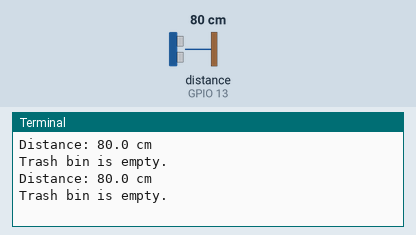
A program run on a simulated Raspberry Pi (BCM pin numbers). Parts: the last lines printed to the terminal. Inputs (shaded band) come from the test bench; at power-on: distance to the obstacle (sensor on GPIO 13) 80 cm. The echo pulse lasts 58.3 µs per cm; the clock reads 2024-03-15 10:24:30 at power-on unless the program sets it.

Above: at 1.2 s.
1.3 s: distance to the obstacle (sensor on GPIO 13) set to 2 cm
At 2.7 s:
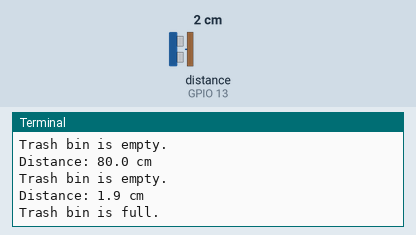
4.5 s: distance to the obstacle (sensor on GPIO 13) set to 18 cm
At 5.8 s:
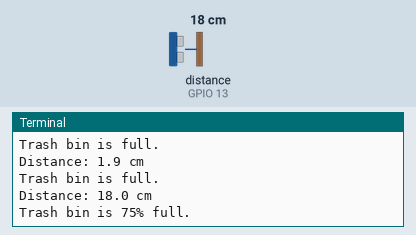
Timing chart, 0 to 7.5 s (numbered marks = the images above; inputs shaded):
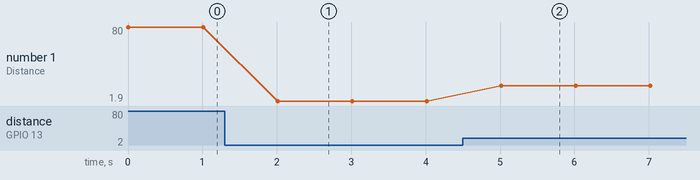

Measured:
- after the input at 1.3 s, the terminal: prints a new line after 0.71 s (image 1)
- after the input at 4.5 s, the terminal: prints a new line after 0.52 s (image 2)
- plotted number 1: 80 → 1.9 after the input at 1.3 s, 1.9 → 18 after the input at 4.5 s

The program:

bin_level.py
```python
import RPi.GPIO as GPIO
import time

GPIO.setmode(GPIO.BCM)

TRIGGER_PIN =6
ECHO_PIN = 13

GPIO.setup(TRIGGER_PIN, GPIO.OUT)
GPIO.setup(ECHO_PIN, GPIO.IN)

def distance():
    GPIO.output(TRIGGER_PIN, True)
    time.sleep(0.00001)
    GPIO.output(TRIGGER_PIN, False)

    start = time.time()
    while GPIO.input(ECHO_PIN)==0:
        start = time.time()

    while GPIO.input(ECHO_PIN)==1:
        stop = time.time()

    elapsed = stop-start
    distance = elapsed * 17150
    return distance

thresh = [45, 33, 20, 10, 0]

try:
    while True:
        dist = distance()
        print ("Distance: %.1f cm" % dist)
        if dist >= thresh[0]:
            print("Trash bin is empty.")
        elif dist >= thresh[1]:
            print("Trash bin is 25% full.")
        elif dist >= thresh[2]:
            print("Trash bin is 50% full.")
        elif dist >= thresh[3]:
            print("Trash bin is 75% full.")
        else:
            print("Trash bin is full.")

        time.sleep(1)

except KeyboardInterrupt:
    GPIO.cleanup()
```
